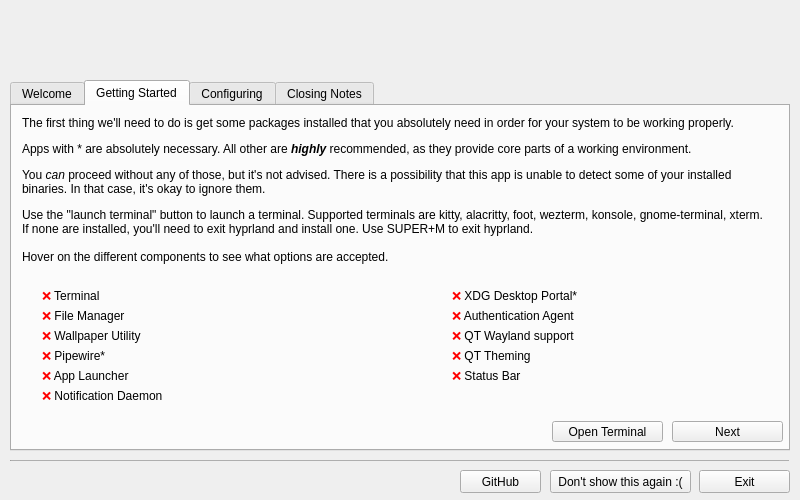
<?xml version="1.0" encoding="UTF-8"?>
<ui version="4.0">
 <class>CHyprlandWelcome</class>
 <widget class="QMainWindow" name="CHyprlandWelcome">
  <property name="geometry">
   <rect>
    <x>0</x>
    <y>0</y>
    <width>800</width>
    <height>500</height>
   </rect>
  </property>
  <property name="sizePolicy">
   <sizepolicy hsizetype="Fixed" vsizetype="Fixed">
    <horstretch>0</horstretch>
    <verstretch>0</verstretch>
   </sizepolicy>
  </property>
  <property name="minimumSize">
   <size>
    <width>800</width>
    <height>500</height>
   </size>
  </property>
  <property name="maximumSize">
   <size>
    <width>800</width>
    <height>500</height>
   </size>
  </property>
  <property name="windowTitle">
   <string>CHyprlandWelcome</string>
  </property>
  <property name="windowIcon">
   <iconset>
    <normaloff>../../Documents/Hypr/try3finaltransparent.png</normaloff>../../Documents/Hypr/try3finaltransparent.png</iconset>
  </property>
  <property name="windowOpacity">
   <double>0.900000000000000</double>
  </property>
  <property name="autoFillBackground">
   <bool>true</bool>
  </property>
  <widget class="QWidget" name="centralwidget">
   <widget class="QLabel" name="logo">
    <property name="geometry">
     <rect>
      <x>315</x>
      <y>0</y>
      <width>160</width>
      <height>90</height>
     </rect>
    </property>
    <property name="text">
     <string/>
    </property>
    <property name="pixmap">
     <pixmap resource="Logo.qrc">:/assets/assets/logobanner.png</pixmap>
    </property>
    <property name="scaledContents">
     <bool>true</bool>
    </property>
    <property name="alignment">
     <set>Qt::AlignCenter</set>
    </property>
   </widget>
   <widget class="QTabWidget" name="tabs">
    <property name="enabled">
     <bool>true</bool>
    </property>
    <property name="geometry">
     <rect>
      <x>10</x>
      <y>80</y>
      <width>780</width>
      <height>371</height>
     </rect>
    </property>
    <property name="focusPolicy">
     <enum>Qt::NoFocus</enum>
    </property>
    <property name="currentIndex">
     <number>1</number>
    </property>
    <property name="usesScrollButtons">
     <bool>false</bool>
    </property>
    <widget class="QWidget" name="welcomeTab">
     <attribute name="title">
      <string>Welcome</string>
     </attribute>
     <widget class="QLabel" name="label">
      <property name="geometry">
       <rect>
        <x>-1</x>
        <y>10</y>
        <width>778</width>
        <height>41</height>
       </rect>
      </property>
      <property name="text">
       <string>&lt;html&gt;&lt;head/&gt;&lt;body&gt;&lt;p&gt;&lt;span style=&quot; font-size:16pt;&quot;&gt;Welcome to Hyprland!&lt;/span&gt;&lt;/p&gt;&lt;/body&gt;&lt;/html&gt;</string>
      </property>
      <property name="alignment">
       <set>Qt::AlignCenter</set>
      </property>
     </widget>
     <widget class="QLabel" name="label_2">
      <property name="geometry">
       <rect>
        <x>10</x>
        <y>70</y>
        <width>751</width>
        <height>211</height>
       </rect>
      </property>
      <property name="text">
       <string>&lt;html&gt;&lt;head/&gt;&lt;body&gt;&lt;p&gt;We hope you enjoy your stay. In order to help you get accomodated to Hyprland in an easier manner, we prepared a little basic setup tutorial, just for you.&lt;/p&gt;&lt;p&gt;If you feel adventurous, or are an advanced user, you can click the &amp;quot;don't show again&amp;quot; button on the bottom. It will close this window and never show it again.&lt;/p&gt;&lt;p&gt;If you want to manually launch this app, just execute HyprlandWelcome in your terminal.&lt;/p&gt;&lt;p&gt;Click the &amp;quot;next&amp;quot; button to proceed to the next step of our setup :)&lt;/p&gt;&lt;/body&gt;&lt;/html&gt;</string>
      </property>
      <property name="alignment">
       <set>Qt::AlignLeading|Qt::AlignLeft|Qt::AlignTop</set>
      </property>
      <property name="wordWrap">
       <bool>true</bool>
      </property>
     </widget>
     <widget class="Line" name="line">
      <property name="geometry">
       <rect>
        <x>280</x>
        <y>50</y>
        <width>216</width>
        <height>20</height>
       </rect>
      </property>
      <property name="frameShadow">
       <enum>QFrame::Raised</enum>
      </property>
      <property name="lineWidth">
       <number>1</number>
      </property>
      <property name="orientation">
       <enum>Qt::Horizontal</enum>
      </property>
     </widget>
     <widget class="QPushButton" name="tab1Next">
      <property name="geometry">
       <rect>
        <x>660</x>
        <y>315</y>
        <width>111</width>
        <height>21</height>
       </rect>
      </property>
      <property name="focusPolicy">
       <enum>Qt::NoFocus</enum>
      </property>
      <property name="text">
       <string>Next</string>
      </property>
     </widget>
    </widget>
    <widget class="QWidget" name="gettingStartedTab">
     <attribute name="title">
      <string>Getting Started</string>
     </attribute>
     <widget class="QLabel" name="label_3">
      <property name="geometry">
       <rect>
        <x>10</x>
        <y>10</y>
        <width>751</width>
        <height>161</height>
       </rect>
      </property>
      <property name="text">
       <string>&lt;html&gt;&lt;head/&gt;&lt;body&gt;&lt;p&gt;The first thing we'll need to do is get some packages installed that you absolutely need in order for your system to be working properly.&lt;/p&gt;&lt;p&gt;Apps with * are absolutely necessary. All other are &lt;span style=&quot; font-weight:700; font-style:italic;&quot;&gt;highly&lt;/span&gt; recommended, as they provide core parts of a working environment.&lt;/p&gt;&lt;p&gt;You &lt;span style=&quot; font-style:italic;&quot;&gt;can &lt;/span&gt;proceed without any of those, but it's not advised. There is a possibility that this app is unable to detect some of your installed binaries. In that case, it's okay to ignore them.&lt;/p&gt;&lt;p&gt;Use the &amp;quot;launch terminal&amp;quot; button to launch a terminal. Supported terminals are kitty, alacritty, foot, wezterm, konsole, gnome-terminal, xterm. If none are installed, you'll need to exit hyprland and install one. Use SUPER+M to exit hyprland.&lt;br/&gt;&lt;br/&gt;Hover on the different components to see what options are accepted.&lt;/p&gt;&lt;/body&gt;&lt;/html&gt;</string>
      </property>
      <property name="alignment">
       <set>Qt::AlignLeading|Qt::AlignLeft|Qt::AlignTop</set>
      </property>
      <property name="wordWrap">
       <bool>true</bool>
      </property>
     </widget>
     <widget class="QLabel" name="INSTALL_TERM">
      <property name="geometry">
       <rect>
        <x>30</x>
        <y>180</y>
        <width>301</width>
        <height>21</height>
       </rect>
      </property>
      <property name="toolTip">
       <string>&lt;html&gt;&lt;head/&gt;&lt;body&gt;&lt;p&gt;Accepted: kitty, alacritty, wezterm, foot, konsole, gnome-terminal. Worth noting this is not a comprehensive list and Hyprland will work with any wayland-compatible terminal emulator, however this app will not automatically detect it.&lt;/p&gt;&lt;/body&gt;&lt;/html&gt;</string>
      </property>
      <property name="text">
       <string>&lt;html&gt;&lt;head/&gt;&lt;body&gt;&lt;p&gt;&lt;span style=&quot; color:#ff0000;&quot;&gt;❌&lt;/span&gt; Terminal&lt;/p&gt;&lt;/body&gt;&lt;/html&gt;</string>
      </property>
     </widget>
     <widget class="QLabel" name="INSTALL_FM">
      <property name="geometry">
       <rect>
        <x>30</x>
        <y>200</y>
        <width>301</width>
        <height>21</height>
       </rect>
      </property>
      <property name="toolTip">
       <string>&lt;html&gt;&lt;head/&gt;&lt;body&gt;&lt;p&gt;Accepted: dolphin, ranger, thunar&lt;/p&gt;&lt;/body&gt;&lt;/html&gt;</string>
      </property>
      <property name="text">
       <string>&lt;html&gt;&lt;head/&gt;&lt;body&gt;&lt;p&gt;&lt;span style=&quot; color:#ff0000;&quot;&gt;❌&lt;/span&gt; File Manager&lt;/p&gt;&lt;/body&gt;&lt;/html&gt;</string>
      </property>
     </widget>
     <widget class="QLabel" name="INSTALL_WALLPAPER">
      <property name="geometry">
       <rect>
        <x>30</x>
        <y>220</y>
        <width>301</width>
        <height>21</height>
       </rect>
      </property>
      <property name="toolTip">
       <string>&lt;html&gt;&lt;head/&gt;&lt;body&gt;&lt;p&gt;Accepted: hyprpaper, swaybg, swww, wpaperd. Recommended: hyprpaper&lt;/p&gt;&lt;/body&gt;&lt;/html&gt;</string>
      </property>
      <property name="text">
       <string>&lt;html&gt;&lt;head/&gt;&lt;body&gt;&lt;p&gt;&lt;span style=&quot; color:#ff0000;&quot;&gt;❌&lt;/span&gt; Wallpaper Utility&lt;/p&gt;&lt;/body&gt;&lt;/html&gt;</string>
      </property>
     </widget>
     <widget class="QLabel" name="INSTALL_PW">
      <property name="geometry">
       <rect>
        <x>30</x>
        <y>240</y>
        <width>301</width>
        <height>21</height>
       </rect>
      </property>
      <property name="toolTip">
       <string>&lt;html&gt;&lt;head/&gt;&lt;body&gt;&lt;p&gt;Accepted: pipewire &lt;span style=&quot; font-weight:700;&quot;&gt;and&lt;/span&gt; wireplumber&lt;/p&gt;&lt;/body&gt;&lt;/html&gt;</string>
      </property>
      <property name="text">
       <string>&lt;html&gt;&lt;head/&gt;&lt;body&gt;&lt;p&gt;&lt;span style=&quot; color:#ff0000;&quot;&gt;❌&lt;/span&gt; Pipewire*&lt;/p&gt;&lt;/body&gt;&lt;/html&gt;</string>
      </property>
     </widget>
     <widget class="QLabel" name="INSTALL_XDP">
      <property name="geometry">
       <rect>
        <x>440</x>
        <y>180</y>
        <width>301</width>
        <height>21</height>
       </rect>
      </property>
      <property name="toolTip">
       <string>&lt;html&gt;&lt;head/&gt;&lt;body&gt;&lt;p&gt;Accepted: xdg-desktop-portal &lt;span style=&quot; font-weight:700;&quot;&gt;and&lt;/span&gt; xdg-desktop-portal-hyprland. Recommended to also install xdg-desktop-portal-gtk for a file picker.&lt;/p&gt;&lt;/body&gt;&lt;/html&gt;</string>
      </property>
      <property name="text">
       <string>&lt;html&gt;&lt;head/&gt;&lt;body&gt;&lt;p&gt;&lt;span style=&quot; color:#ff0000;&quot;&gt;❌&lt;/span&gt; XDG Desktop Portal*&lt;/p&gt;&lt;/body&gt;&lt;/html&gt;</string>
      </property>
     </widget>
     <widget class="QLabel" name="INSTALL_AUTH">
      <property name="geometry">
       <rect>
        <x>440</x>
        <y>200</y>
        <width>301</width>
        <height>21</height>
       </rect>
      </property>
      <property name="toolTip">
       <string>&lt;html&gt;&lt;head/&gt;&lt;body&gt;&lt;p&gt;Accepted: &lt;span style=&quot; font-family:'monospace';&quot;&gt;kde-authentication-agent&lt;/span&gt;&lt;/p&gt;&lt;/body&gt;&lt;/html&gt;</string>
      </property>
      <property name="text">
       <string>&lt;html&gt;&lt;head/&gt;&lt;body&gt;&lt;p&gt;&lt;span style=&quot; color:#ff0000;&quot;&gt;❌&lt;/span&gt; Authentication Agent&lt;/p&gt;&lt;/body&gt;&lt;/html&gt;</string>
      </property>
     </widget>
     <widget class="QLabel" name="INSTALL_QTW">
      <property name="geometry">
       <rect>
        <x>440</x>
        <y>220</y>
        <width>301</width>
        <height>21</height>
       </rect>
      </property>
      <property name="toolTip">
       <string>&lt;html&gt;&lt;head/&gt;&lt;body&gt;&lt;p&gt;Accepted: qt5-wayland, qt6-wayland (highly recommended both)&lt;/p&gt;&lt;/body&gt;&lt;/html&gt;</string>
      </property>
      <property name="text">
       <string>&lt;html&gt;&lt;head/&gt;&lt;body&gt;&lt;p&gt;&lt;span style=&quot; color:#ff0000;&quot;&gt;❌&lt;/span&gt; QT Wayland support&lt;/p&gt;&lt;/body&gt;&lt;/html&gt;</string>
      </property>
     </widget>
     <widget class="QLabel" name="INSTALL_NOTIF">
      <property name="geometry">
       <rect>
        <x>30</x>
        <y>280</y>
        <width>301</width>
        <height>21</height>
       </rect>
      </property>
      <property name="toolTip">
       <string>&lt;html&gt;&lt;head/&gt;&lt;body&gt;&lt;p&gt;Accepted: dunst, mako. Worth noting you can also create your own notification daemons with stuff like ags or eww.&lt;/p&gt;&lt;/body&gt;&lt;/html&gt;</string>
      </property>
      <property name="text">
       <string>&lt;html&gt;&lt;head/&gt;&lt;body&gt;&lt;p&gt;&lt;span style=&quot; color:#ff0000;&quot;&gt;❌&lt;/span&gt; Notification Daemon&lt;/p&gt;&lt;/body&gt;&lt;/html&gt;</string>
      </property>
     </widget>
     <widget class="QLabel" name="INSTALL_BAR">
      <property name="geometry">
       <rect>
        <x>440</x>
        <y>260</y>
        <width>301</width>
        <height>21</height>
       </rect>
      </property>
      <property name="toolTip">
       <string>&lt;html&gt;&lt;head/&gt;&lt;body&gt;&lt;p&gt;Accepted: waybar, eww, ags&lt;/p&gt;&lt;/body&gt;&lt;/html&gt;</string>
      </property>
      <property name="text">
       <string>&lt;html&gt;&lt;head/&gt;&lt;body&gt;&lt;p&gt;&lt;span style=&quot; color:#ff0000;&quot;&gt;❌&lt;/span&gt; Status Bar&lt;/p&gt;&lt;/body&gt;&lt;/html&gt;</string>
      </property>
     </widget>
     <widget class="QLabel" name="INSTALL_LAUNCHER">
      <property name="geometry">
       <rect>
        <x>30</x>
        <y>260</y>
        <width>301</width>
        <height>21</height>
       </rect>
      </property>
      <property name="toolTip">
       <string>&lt;html&gt;&lt;head/&gt;&lt;body&gt;&lt;p&gt;Accepted: fuzzel, wofi, anyrun, tofi&lt;/p&gt;&lt;/body&gt;&lt;/html&gt;</string>
      </property>
      <property name="text">
       <string>&lt;html&gt;&lt;head/&gt;&lt;body&gt;&lt;p&gt;&lt;span style=&quot; color:#ff0000;&quot;&gt;❌&lt;/span&gt; App Launcher&lt;/p&gt;&lt;/body&gt;&lt;/html&gt;</string>
      </property>
     </widget>
     <widget class="QPushButton" name="tab2Next">
      <property name="geometry">
       <rect>
        <x>660</x>
        <y>315</y>
        <width>111</width>
        <height>21</height>
       </rect>
      </property>
      <property name="focusPolicy">
       <enum>Qt::NoFocus</enum>
      </property>
      <property name="text">
       <string>Next</string>
      </property>
     </widget>
     <widget class="QPushButton" name="openTerminalButton">
      <property name="geometry">
       <rect>
        <x>540</x>
        <y>315</y>
        <width>111</width>
        <height>21</height>
       </rect>
      </property>
      <property name="focusPolicy">
       <enum>Qt::NoFocus</enum>
      </property>
      <property name="text">
       <string>Open Terminal</string>
      </property>
     </widget>
     <widget class="QLabel" name="INSTALL_QTTHEME">
      <property name="geometry">
       <rect>
        <x>440</x>
        <y>240</y>
        <width>301</width>
        <height>21</height>
       </rect>
      </property>
      <property name="toolTip">
       <string>&lt;html&gt;&lt;head/&gt;&lt;body&gt;&lt;p&gt;Accepted: qt5ct, qt6ct.&lt;/p&gt;&lt;/body&gt;&lt;/html&gt;</string>
      </property>
      <property name="text">
       <string>&lt;html&gt;&lt;head/&gt;&lt;body&gt;&lt;p&gt;&lt;span style=&quot; color:#ff0000;&quot;&gt;❌&lt;/span&gt; QT Theming&lt;/p&gt;&lt;/body&gt;&lt;/html&gt;</string>
      </property>
     </widget>
    </widget>
    <widget class="QWidget" name="configuringTab">
     <attribute name="title">
      <string>Configuring</string>
     </attribute>
     <widget class="QLabel" name="label_4">
      <property name="geometry">
       <rect>
        <x>10</x>
        <y>10</y>
        <width>751</width>
        <height>241</height>
       </rect>
      </property>
      <property name="text">
       <string>&lt;html&gt;&lt;head/&gt;&lt;body&gt;&lt;p&gt;Now it's time to configure the apps you've installed.&lt;/p&gt;&lt;p&gt;Status bars, wallpaper utilities might require their own configs. See their github pages / wikis to gain info on how to.&lt;/p&gt;&lt;p&gt;Open the config located at ~/.config/hypr/hyprland.conf and edit:&lt;/p&gt;&lt;p&gt;At the top, add exec-once = name for your autostart apps &lt;span style=&quot; font-style:italic;&quot;&gt;(e.g. exec-once = hyprpaper)&lt;/span&gt;&lt;/p&gt;&lt;p&gt;A bit below that, find the default variables (e.g. $terminal) and edit them to your choices.&lt;/p&gt;&lt;p&gt;Further down, you'll see them used in bind = commands. You can edit those binds to your likings.&lt;/p&gt;&lt;p&gt;That's it! Your basic configuration is done. Head onto &lt;a href=&quot;https://wiki.hyprland.org/Configuring/Configuring-Hyprland/&quot;&gt;&lt;span style=&quot; text-decoration: underline; color:#8ab4f8;&quot;&gt;the wiki&lt;/span&gt;&lt;/a&gt; to learn more about how to properly configure Hyprland. &lt;span style=&quot; font-style:italic;&quot;&gt;(this link might not open, in which case use the big button or manually go to https://wiki.hyprland.org/)&lt;/span&gt;&lt;/p&gt;&lt;/body&gt;&lt;/html&gt;</string>
      </property>
      <property name="alignment">
       <set>Qt::AlignLeading|Qt::AlignLeft|Qt::AlignTop</set>
      </property>
      <property name="wordWrap">
       <bool>true</bool>
      </property>
     </widget>
     <widget class="QPushButton" name="tab3Next">
      <property name="geometry">
       <rect>
        <x>660</x>
        <y>315</y>
        <width>111</width>
        <height>21</height>
       </rect>
      </property>
      <property name="focusPolicy">
       <enum>Qt::NoFocus</enum>
      </property>
      <property name="text">
       <string>Next</string>
      </property>
     </widget>
     <widget class="QPushButton" name="openTerminalButton2">
      <property name="geometry">
       <rect>
        <x>540</x>
        <y>315</y>
        <width>111</width>
        <height>21</height>
       </rect>
      </property>
      <property name="focusPolicy">
       <enum>Qt::NoFocus</enum>
      </property>
      <property name="text">
       <string>Open Terminal</string>
      </property>
     </widget>
     <widget class="QPushButton" name="openWikiButton">
      <property name="geometry">
       <rect>
        <x>420</x>
        <y>315</y>
        <width>111</width>
        <height>21</height>
       </rect>
      </property>
      <property name="focusPolicy">
       <enum>Qt::NoFocus</enum>
      </property>
      <property name="text">
       <string>Open Wiki</string>
      </property>
     </widget>
    </widget>
    <widget class="QWidget" name="closingNotesTab">
     <attribute name="title">
      <string>Closing Notes</string>
     </attribute>
     <widget class="QLabel" name="label_5">
      <property name="geometry">
       <rect>
        <x>10</x>
        <y>10</y>
        <width>751</width>
        <height>241</height>
       </rect>
      </property>
      <property name="text">
       <string>&lt;html&gt;&lt;head/&gt;&lt;body&gt;&lt;p&gt;Thank you for choosing to install Hyprland. Have fun!&lt;/p&gt;&lt;p&gt;Make sure to check out the wiki, it documents pretty much everything Hyprland has to offer in detail.&lt;/p&gt;&lt;p&gt;The Variables page will document all the toggleable options, other pages will document stuff like monitor configs, binds, execs, sourcing, etc.&lt;/p&gt;&lt;p&gt;By clicking &amp;quot;Finish&amp;quot; this window will not pop up ever again. If you click &amp;quot;exit&amp;quot;, it will pop up again next time you open Hyprland.&lt;/p&gt;&lt;/body&gt;&lt;/html&gt;</string>
      </property>
      <property name="alignment">
       <set>Qt::AlignLeading|Qt::AlignLeft|Qt::AlignTop</set>
      </property>
      <property name="wordWrap">
       <bool>true</bool>
      </property>
     </widget>
     <widget class="QPushButton" name="finishButton">
      <property name="geometry">
       <rect>
        <x>660</x>
        <y>315</y>
        <width>111</width>
        <height>21</height>
       </rect>
      </property>
      <property name="focusPolicy">
       <enum>Qt::NoFocus</enum>
      </property>
      <property name="text">
       <string>Finish</string>
      </property>
     </widget>
    </widget>
   </widget>
   <widget class="QPushButton" name="exitButton">
    <property name="geometry">
     <rect>
      <x>699</x>
      <y>470</y>
      <width>91</width>
      <height>23</height>
     </rect>
    </property>
    <property name="focusPolicy">
     <enum>Qt::NoFocus</enum>
    </property>
    <property name="text">
     <string>Exit</string>
    </property>
   </widget>
   <widget class="QPushButton" name="dontShowAgain">
    <property name="geometry">
     <rect>
      <x>550</x>
      <y>470</y>
      <width>141</width>
      <height>23</height>
     </rect>
    </property>
    <property name="focusPolicy">
     <enum>Qt::NoFocus</enum>
    </property>
    <property name="text">
     <string>Don't show this again :(</string>
    </property>
   </widget>
   <widget class="QPushButton" name="githubButton">
    <property name="geometry">
     <rect>
      <x>460</x>
      <y>470</y>
      <width>81</width>
      <height>23</height>
     </rect>
    </property>
    <property name="focusPolicy">
     <enum>Qt::NoFocus</enum>
    </property>
    <property name="text">
     <string>GitHub</string>
    </property>
   </widget>
   <widget class="Line" name="bottomHr">
    <property name="geometry">
     <rect>
      <x>10</x>
      <y>460</y>
      <width>780</width>
      <height>1</height>
     </rect>
    </property>
    <property name="sizePolicy">
     <sizepolicy hsizetype="Fixed" vsizetype="Fixed">
      <horstretch>0</horstretch>
      <verstretch>0</verstretch>
     </sizepolicy>
    </property>
    <property name="palette">
     <palette>
      <active>
       <colorrole role="Light">
        <brush brushstyle="SolidPattern">
         <color alpha="200">
          <red>156</red>
          <green>156</green>
          <blue>156</blue>
         </color>
        </brush>
       </colorrole>
       <colorrole role="Base">
        <brush brushstyle="SolidPattern">
         <color alpha="255">
          <red>166</red>
          <green>166</green>
          <blue>166</blue>
         </color>
        </brush>
       </colorrole>
       <colorrole role="Window">
        <brush brushstyle="SolidPattern">
         <color alpha="255">
          <red>176</red>
          <green>176</green>
          <blue>176</blue>
         </color>
        </brush>
       </colorrole>
      </active>
      <inactive>
       <colorrole role="Light">
        <brush brushstyle="SolidPattern">
         <color alpha="200">
          <red>156</red>
          <green>156</green>
          <blue>156</blue>
         </color>
        </brush>
       </colorrole>
       <colorrole role="Base">
        <brush brushstyle="SolidPattern">
         <color alpha="255">
          <red>166</red>
          <green>166</green>
          <blue>166</blue>
         </color>
        </brush>
       </colorrole>
       <colorrole role="Window">
        <brush brushstyle="SolidPattern">
         <color alpha="255">
          <red>176</red>
          <green>176</green>
          <blue>176</blue>
         </color>
        </brush>
       </colorrole>
      </inactive>
      <disabled>
       <colorrole role="Light">
        <brush brushstyle="SolidPattern">
         <color alpha="200">
          <red>156</red>
          <green>156</green>
          <blue>156</blue>
         </color>
        </brush>
       </colorrole>
       <colorrole role="Base">
        <brush brushstyle="SolidPattern">
         <color alpha="255">
          <red>176</red>
          <green>176</green>
          <blue>176</blue>
         </color>
        </brush>
       </colorrole>
       <colorrole role="Window">
        <brush brushstyle="SolidPattern">
         <color alpha="255">
          <red>176</red>
          <green>176</green>
          <blue>176</blue>
         </color>
        </brush>
       </colorrole>
      </disabled>
     </palette>
    </property>
    <property name="orientation">
     <enum>Qt::Horizontal</enum>
    </property>
   </widget>
  </widget>
 </widget>
 <resources>
  <include location="Logo.qrc"/>
 </resources>
 <connections/>
</ui>
